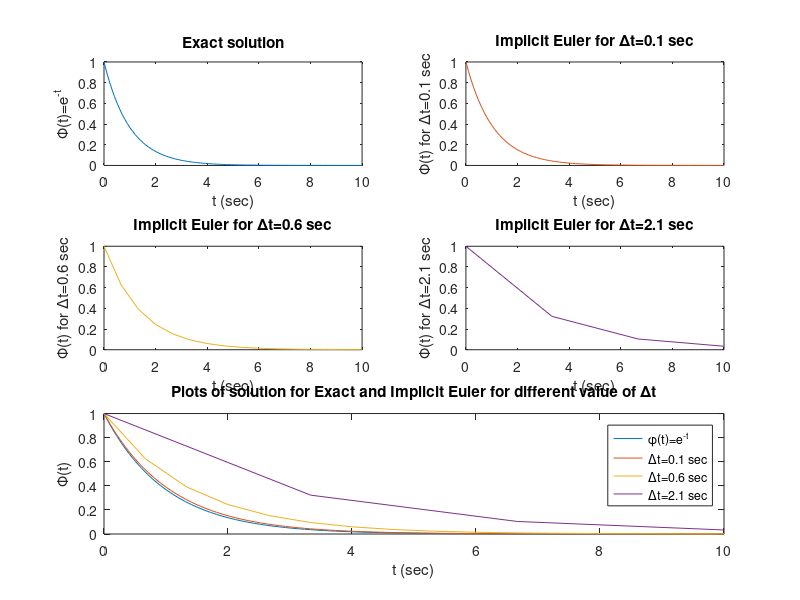

MATLAB code for this plot:
% Rikesh Sharma 180606 

function z=implicitEuler()
    
    deltat=0.1;
    lambda=-1;
    tmax=10; 
    t=linspace(0,tmax,tmax/deltat);
    phi=exp(-t);
    z0=phi;
    subplot(3,2,1);
    plot(t,z0);
    title('Exact solution');
    xlabel('t (sec)');
    ylabel('\Phi(t)=e^{-t}');
    hold on
    
    phi=zeros(2,1);
    phi(1)=1;
    nmax=tmax/deltat;
    
    for n=2:nmax
        phi(n)=phi(n-1)/(1-lambda*deltat);
    end
    subplot(3,2,2);
    t=linspace(0,tmax,tmax/deltat);
    z1=phi;
    plot(t,z1,'Color',[0.8500, 0.3250, 0.0980]);
    title('Implicit Euler for \Deltat=0.1 sec');
    xlabel('t (sec)');
    ylabel('\Phi(t) for \Deltat=0.1 sec');
    
    
    deltat=0.6;
    phi=zeros(2,1);
    phi(1)=1;
    nmax= tmax/deltat;
    for n=2:nmax
        phi(n)=phi(n-1)/(1-lambda*deltat);
    end
    subplot(3,2,3);
    z2=phi;
    t=linspace(0,tmax,tmax/deltat);
    plot(t,z2,'Color',[0.9290, 0.6940, 0.1250]);
    title('Implicit Euler for \Deltat=0.6 sec');
    xlabel('t (sec)');
    ylabel('\Phi(t) for \Deltat=0.6 sec');
    
    
     deltat=2.1;
     phi=zeros(2,1);
     phi(1)=1;
     nmax=tmax/deltat;
     for n=2:nmax
         phi(n)=phi(n-1)/(1-lambda*deltat);
     end
     subplot(3,2,4);
     z3=phi;
     t=linspace(0,tmax,tmax/deltat);
     plot(t,z3,'color',[0.4940, 0.1840, 0.5560]);
     title('Implicit Euler for \Deltat=2.1 sec');
     xlabel('t (sec)');
     ylabel('\Phi(t) for \Deltat=2.1 sec');
    
     
    subplot(3,2,5:6);
    deltat1=0.1; deltat2=0.6; deltat3=2.1;
    t0=linspace(0,tmax,tmax/deltat1);
    t1=linspace(0,tmax,tmax/deltat1);
    t2=linspace(0,tmax,tmax/deltat2);
    t3=linspace(0,tmax,tmax/deltat3);
    plot(t0,z0,t1,z1,t2,z2,t3,z3);
    title('Plots of solution for Exact and Implicit Euler for different value of \Deltat');
    xlabel('t (sec)');
    ylabel('\Phi(t)');
    legend({'\phi(t)=e^{-t}','\Deltat=0.1 sec','\Deltat=0.6 sec','\Deltat=2.1 sec'},'Location','northeast');
     
     %z=[z1(1:20),z2(1:20),z3(1:20)];
end
